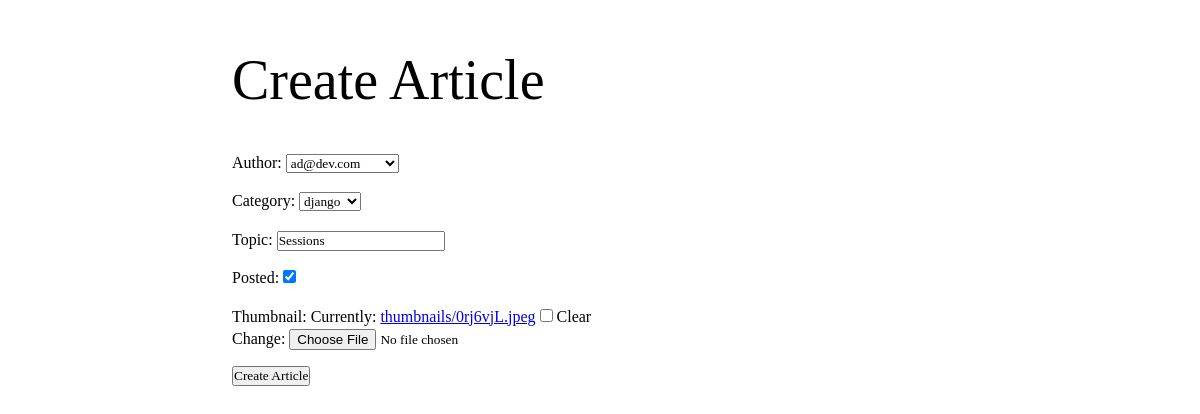
The page /article/update/sessions/ (signed in) on the database its author committed.
### blog/models.py (models this page shows, shortened)
class Article(models.Model):
    author = models.ForeignKey(to=User, on_delete=models.CASCADE, blank=True)
    category = models.ForeignKey(to=Category, on_delete=models.CASCADE)
    topic = models.CharField(max_length=255, unique=True)
    body = tm.HTMLField()
    posted = models.BooleanField(default=False)
    thumbnail = models.ImageField(
        upload_to="thumbnails/",
        null=True,
        blank=True,
        validators=[
            FileExtensionValidator(allowed_extensions=["png", "jpg", "jpeg"]),
        ],
    )
    slug = AutoSlugField(
        populate_from="topic",
        blank=True,
        null=True,
        unique=True,
        always_update=True,
        default=None,
        unique_with=["author"],
    )
    created_on = models.DateTimeField(null=True, blank=True)
    updated_on = models.DateTimeField(null=True, blank=True)
    views = models.IntegerField(default=0)

### blog/views.py (the view)
@login_required()
def article_update(request, slug):
    article = get_article(slug)
    form = ArticleForm(data=request.POST or None, instance=article)
    if form.is_valid():
        form.save()
        return redirect(article.get_absolute_url())
    context = {"form": form}
    return render(request, "blog/article_create.html", context)

### blog/forms.py (shortened to what this page needs)
class ArticleForm(forms.ModelForm):
    class Meta:
        model = Article
        fields = ("author", "category", "topic", "body", "posted", "thumbnail")

### blog/models.py (called while the page is built)
    def __str__(self):
        return self.name

### blog/views.py (called while the page is built)
def get_article(slug):
    return Article.objects.get(slug=slug)

### blog/templates/blog/article_create.html
{% extends 'base.html' %}
{% block content %}
    <h1>Create Article</h1>
    <form method="post" enctype="multipart/form-data">
        {% csrf_token %} {{ form.as_p }}
        <button>Create Article</button>
    </form>
{% endblock %}

### templates/base.html (style rules this page uses)
* { padding: 0; margin: 0; box-sizing: border-box; font-family: 'sans-serif'; }
p, a { line-height: 1.4; font-size: 1rem; }
p { margin: 1rem 0; }
h1 { font-size: 3.5rem; font-weight: 500; margin-bottom: 2.5rem; }

### rows shown on the page
Article: author "ad@dev.com", category "django", topic "Sessions", posted "☑"
